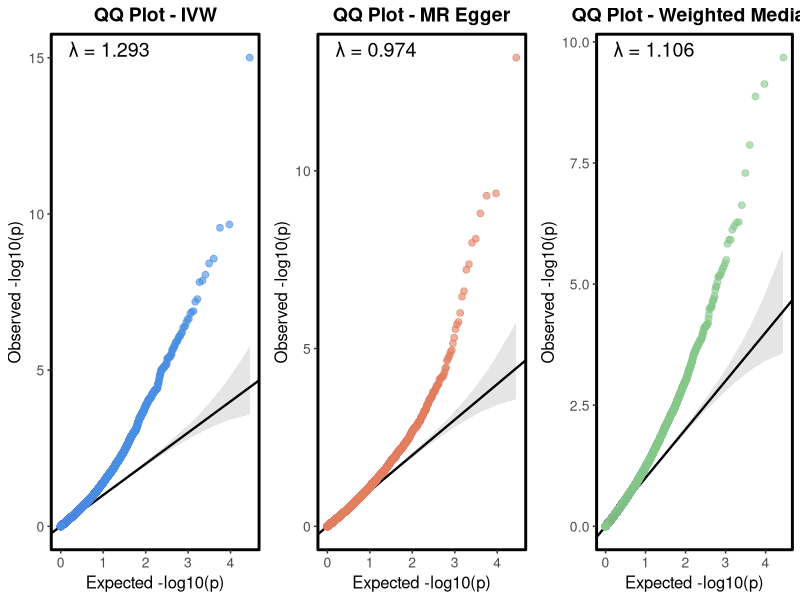

Recreate this plot in R.
library(ggplot2)
library(dplyr)
library(gridExtra)

setwd("/Users/fengsihao/AD_analysis/mr_results1027")

# 读取数据
ivw <- read.csv("amyloid_BA9_IVW_results_all.csv")
egger <- read.csv("amyloid_BA9_Egger_results_all.csv")
wm <- read.csv("amyloid_BA9_WeightedMedian_results_all.csv")

n_snps_to_remove <- 2
top_n_to_remove <- 0 
ivw_filtered <- ivw %>% 
  filter(n_snps > n_snps_to_remove) %>%
  arrange(pvalue) %>%
  slice(-(1:top_n_to_remove))  # 去掉p值最小的前N个

egger_filtered <- egger %>% 
  filter(n_snps > n_snps_to_remove) %>%
  arrange(pvalue) %>%
  slice(-(1:top_n_to_remove))

wm_filtered <- wm %>% 
  filter(n_snps > n_snps_to_remove) %>%
  arrange(pvalue) %>%
  slice(-(1:top_n_to_remove))


# 定义QQ plot函数（带95% CI和lambda）
make_qqplot <- function(data, title, color = "#4A90E2") {
  data <- data %>% filter(!is.na(pvalue) & pvalue > 0)
  n <- nrow(data)
  
  # 计算observed和expected
  observed <- -log10(sort(data$pvalue))
  expected <- -log10(ppoints(n))
  
  # 计算lambda
  chisq <- qchisq(1 - data$pvalue, 1)
  lambda <- median(chisq, na.rm = TRUE) / qchisq(0.5, 1)
  lambda_text <- paste0("λ = ", round(lambda, 3))
  
  # 计算95%置信区间
  c95 <- data.frame(
    expected = expected,
    upper = -log10(qbeta(0.025, 1:n, n:1)),
    lower = -log10(qbeta(0.975, 1:n, n:1))
  )
  
  df <- data.frame(expected = expected, observed = observed)
  
  # 创建图形
  p <- ggplot() +
    # 95% 置信区间
    geom_ribbon(data = c95, aes(x = expected, ymin = lower, ymax = upper),
                fill = "gray80", alpha = 0.5) +
    # 对角参考线
    geom_abline(intercept = 0, slope = 1, color = "black", linewidth = 0.8) +
    # 数据点
    geom_point(data = df, aes(x = expected, y = observed), 
               alpha = 0.6, size = 2, color = color) +
    # Lambda标注
    annotate("text", x = 0, y = Inf, 
             label = lambda_text,
             hjust = -0.1, vjust = 1.5, size = 5) +
    labs(x = "Expected -log10(p)", y = "Observed -log10(p)", title = title) +
    theme_classic() +
    theme(
      plot.title = element_text(hjust = 0.5, face = "bold", size = 14),
      axis.title = element_text(size = 12),
      axis.text = element_text(size = 10),
      panel.border = element_rect(color = "black", fill = NA, linewidth = 1)
    ) +
    coord_cartesian(clip = "off")
  
  return(p)
}

# 画QQ plots
p_ivw <- make_qqplot(ivw_filtered, "QQ Plot - IVW", color = "#4A90E2")
p_egger <- make_qqplot(egger_filtered, "QQ Plot - MR Egger", color = "#E27D60")
p_wm <- make_qqplot(wm_filtered, "QQ Plot - Weighted Median", color = "#85C88A")
# 拼图展示
p_combined <- grid.arrange(p_ivw, p_egger, p_wm, ncol = 3)
ggsave("qqplot_combined.png", p_combined, width = 18, height = 6, dpi = 300)

